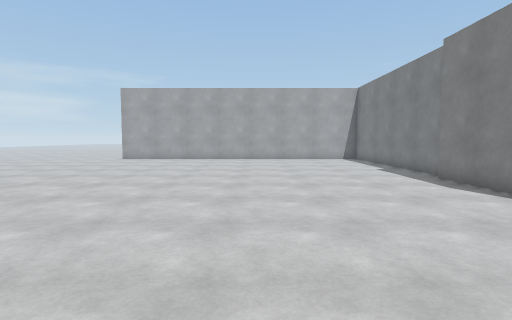
View 1 (above)

15 first-person views from a walk through a scene from a Unity 3-D project. The camera is 1.3 m above the floor, tilts 4° down and sees 80° across. The floor is counted in squares, 1 m on a side. Each view is taken from the middle of a square. On the plan, view 1 faces up. The plan holds only what a view shows up to about 14 squares ahead; the rest is blank. The place goes on beyond the plan. The player character is not drawn. Some animated figures are left out. Door leaves are left out, so doorways stand open. Some surface patterns are stand-ins.

View 2
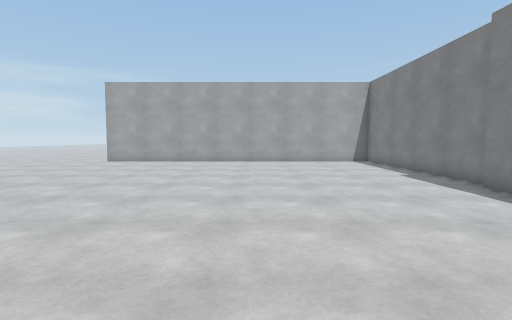

View 3
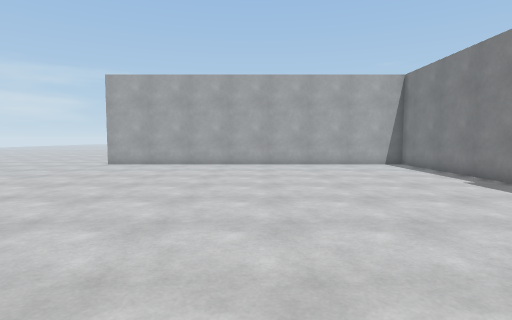

View 4
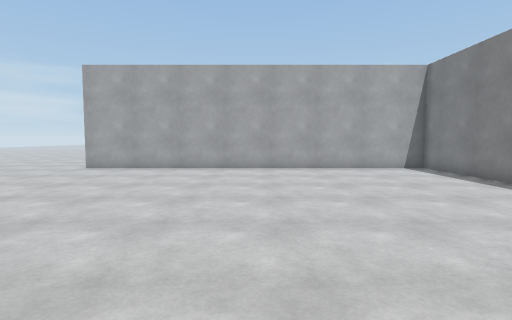

View 5
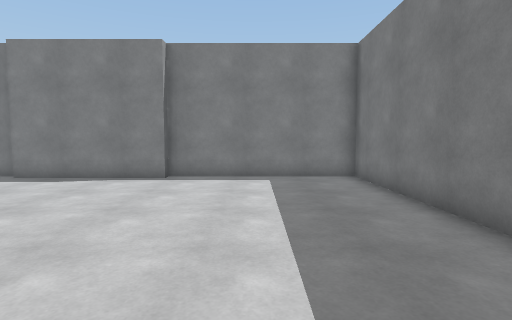

View 6
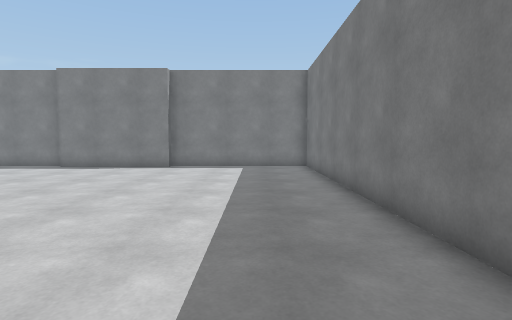

View 7
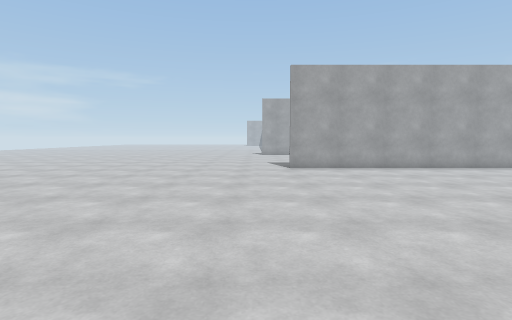

View 8
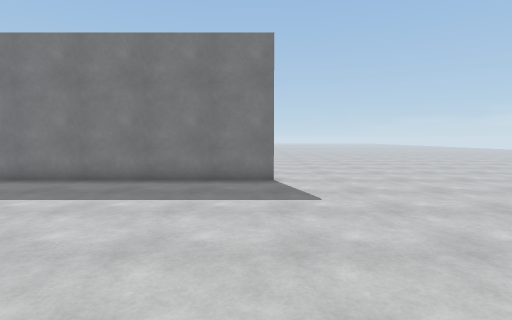

View 9
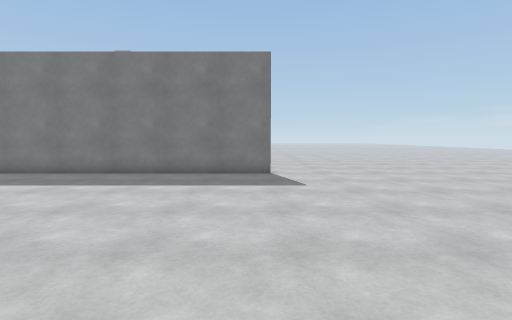

View 10
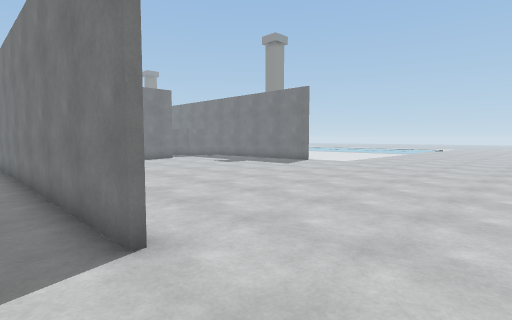

View 11
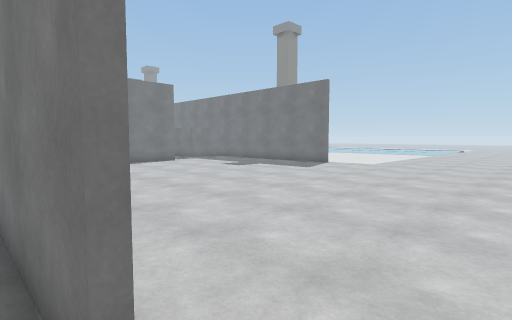

View 12
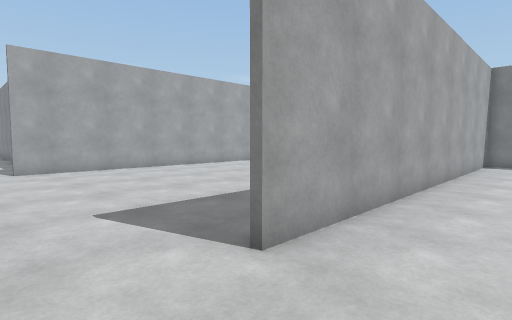

View 13
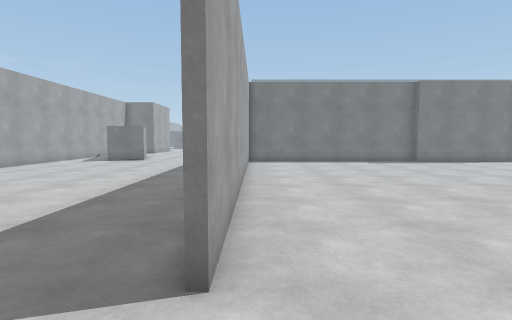

View 14
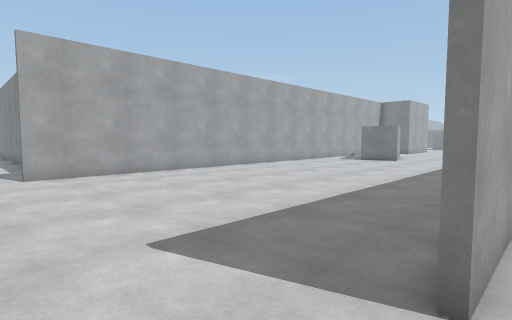

View 15
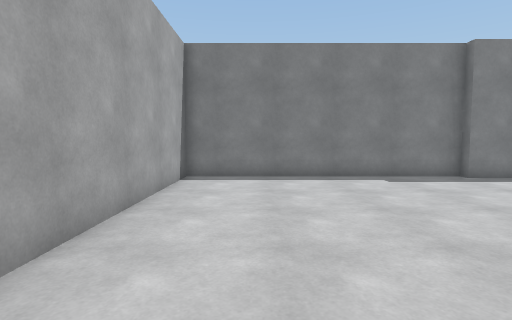

### Floor plan
Points are (right, up) in squares from view 1. A wall is a line through its corners. A room is listed if a view was taken in it or the views show most of it. See-through windows are left out.
Room 1 (views 1, 2, 3, 4, 5, 6, 7, 8, 9, 10, 12, 13, 14, 15)
walls: (-7.6, -1.4) (6.4, -1.4) (6.4, 5) (6, 5) (6, 10) (6.4, 10) (6.4, 19.4) (-8.5, 19.4)
ways out: opening at (-10, -1) to room 2; opening at (-9.5, 20.8)
Room 2 (view 11)
walls: (-8.6, -1.4) (-7.6, -1.4)
ways out: opening at (-10, -1) to room 1

Where each view was taken, in squares from view 1:
view 1: 0 up, 0 right, facing up
view 2: 2 up, 0 right, facing up
view 3: 4 up, 1 left, facing up
view 4: 6 up, 1 left, facing up
view 5: 2 up, 4 left, facing right
view 6: 1 up, 8 left, facing right
view 7: 6 up, 10 left, facing up
view 8: 8 up, 8 left, facing down
view 9: 10 up, 8 left, facing down
view 10: 0 up, 12 left, facing down-right
view 11: 1 down, 10 left, facing down-right
view 12: 17 up, 11 left, facing up-right
view 13: 19 up, 11 left, facing right
view 14: 19 up, 11 left, facing up-right
view 15: 17 up, 4 left, facing right
